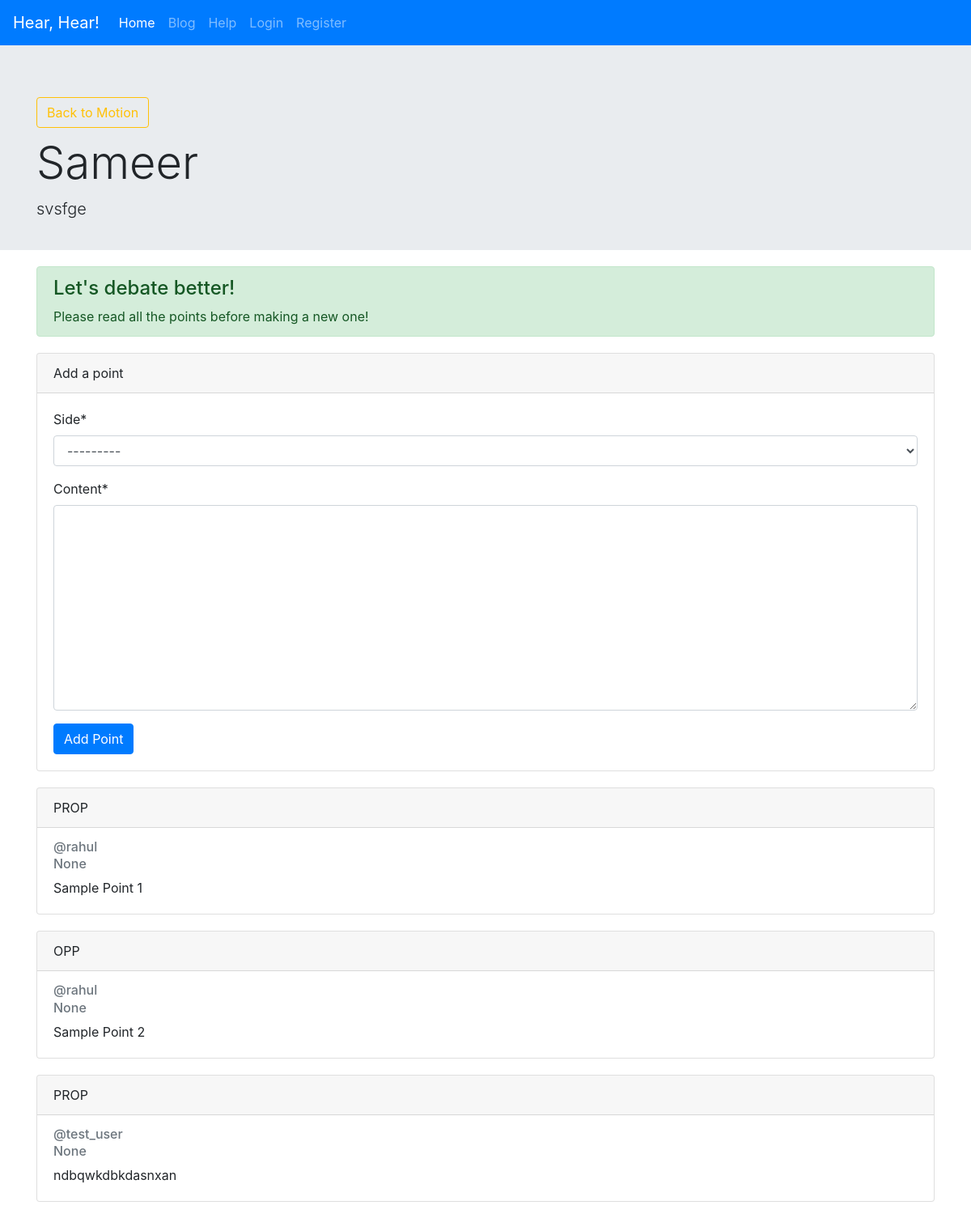
Page /arg/12/ on the committed database.
### debate/models.py (models this page shows)
class argument(models.Model):
    sides = (
        ('PROP', 'Proposition'),
        ('OPP', 'Opposition'),
    )
    side = models.CharField(max_length=4, choices=sides)
    title = models.CharField(max_length=100, blank=False)
    content = models.TextField()
    date_posted = models.DateTimeField(default=timezone.now)
    owner = models.ForeignKey(User, on_delete=models.DO_NOTHING)
    to_motion = models.ForeignKey(motion, on_delete=models.CASCADE)

class motion(models.Model):
    levels = (
        ('E', 'Easy'),
        ('M', 'Medium'),
        ('H', 'Hard'),
        ('EX', 'Expert'),
    )
    title = models.CharField(max_length=500)
    context = models.TextField(blank=True)
    date_posted = models.DateTimeField(default=timezone.now)
    difficulty = models.CharField(max_length=2, choices=levels)
    owner = models.ForeignKey(User, on_delete=models.DO_NOTHING)

class subpoint(models.Model):
    sides = (
        ('PROP', 'Proposition'),
        ('OPP', 'Opposition'),
    )
    side = models.CharField(max_length=4, choices=sides)
    content = models.TextField()
    date_posted = models.DateTimeField(default=timezone.now)
    owner = models.ForeignKey(User, on_delete=models.DO_NOTHING)
    to_arg = models.ForeignKey(argument, on_delete=models.CASCADE)

### debate/views.py (the view)
# urls.py: path('arg/<int:arg_id>/', views.spec_argument, name='debate-spec-arg'),
def spec_argument(request, arg_id):
    this_argument = argument.objects.get(pk=arg_id)
    this_points = subpoint.objects.filter(to_arg=this_argument)
    form = subpointCreate()
    context = {
        "argument" : this_argument,
        "points" : this_points,
        "form": form,
    }
    return render(request, 'debate/argument.html', context)

### debate/forms.py
class subpointCreate(forms.ModelForm):
    class Meta:
        model = subpoint
        fields = ['side', 'content',]

### debate/templates/debate/argument.html (shortened to what this page needs)
{% extends 'debate/layout.html' %}
{% load crispy_forms_tags %}
{% block body %}
    <div class="jumbotron jumbotron-fluid">
        <div class="container">
            <div class="back" style="margin-top: 0; margin-bottom: 10px;">
                <a href="{% url 'debate-motion' argument.to_motion.id %}" class="btn btn-outline-warning">Back to Motion</a>
            </div>
        <h1 class="display-4">{{argument.to_motion.title}}</h1>
        <p class="lead">
            {{ argument.title }}
        </p>
        </div>
    </div>
    <div class="container">
        <div class="alert alert-success" role="alert" style="margin:10px 0;">
            <h4 class="alert-heading">Let's debate better!</h4>
            <p class="mb-0">
                Please read all the points before making a new one!
            </p>
          </div>
        <div class="card" id="add-arg" style="margin-bottom: 20px;">
            <div class="card-header">
              Add a point
            </div>
            <div class="card-body">
                <form method="POST" action="{% url 'debate-makep' argument.id %}">
                    {{ form | crispy }}
                    <button type="submit" class="btn btn-primary">Add Point</button>
                </form>
            </div>
          </div>
        {% for point in points %}
                <div class="card argument">
                <div class="card-header">
                  {{ point.side }}
                </div>
                <div class="card-body">
                  <h6 class="card-subtitle mb-2 text-muted">@{{ point.owner.username }}</h6>
                  <h6 class="card-subtitle mb-2 text-muted">{{ point.date_posted }}</h6>
                  <p class="card-text">
                    {{ point.content }}
                  </p>
                </div>
              </div>
              {% empty %}
                No points made.
        {% endfor %}
    </div>
{% endblock %}

### debate/static/debate/main.css (style rules this page uses)
.jumbotron { margin-top: 0; }
.jumbotron { margin-bottom: 20px; padding-bottom: 20px; }
.argument { margin-bottom: 20px; }
.alert { margin-bottom: 0; }
#add-arg { margin-top: 20px; }

### rows in the picture
argument: to_motion "Sameer", title "svsfge"
subpoint: side "PROP", owner.username "rahul", date_posted "None", content "Sample Point 1"
subpoint: side "OPP", owner.username "rahul", date_posted "None", content "Sample Point 2"
subpoint: side "PROP", owner.username "test_user", date_posted "None", content "ndbqwkdbkdasnxan"
